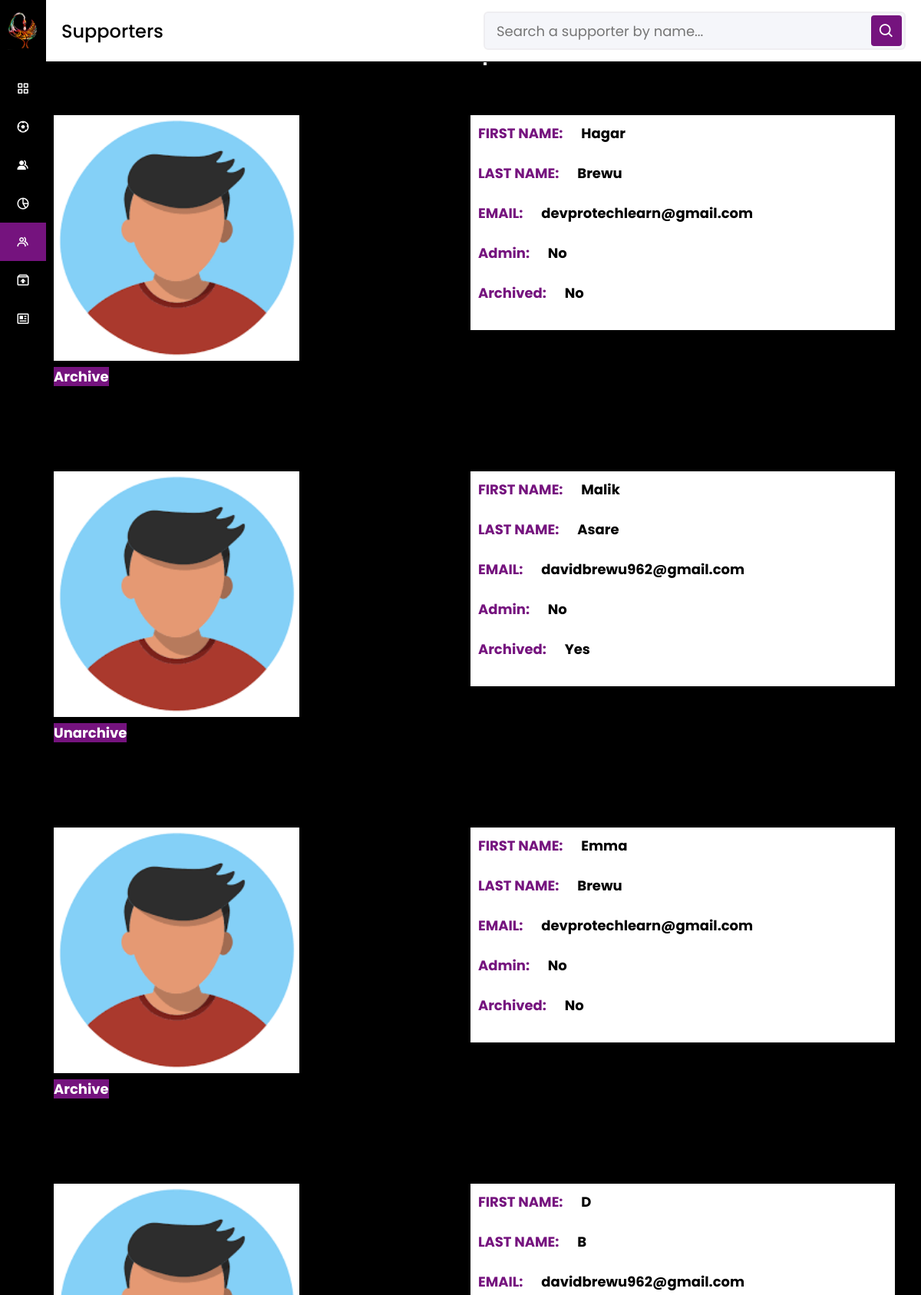
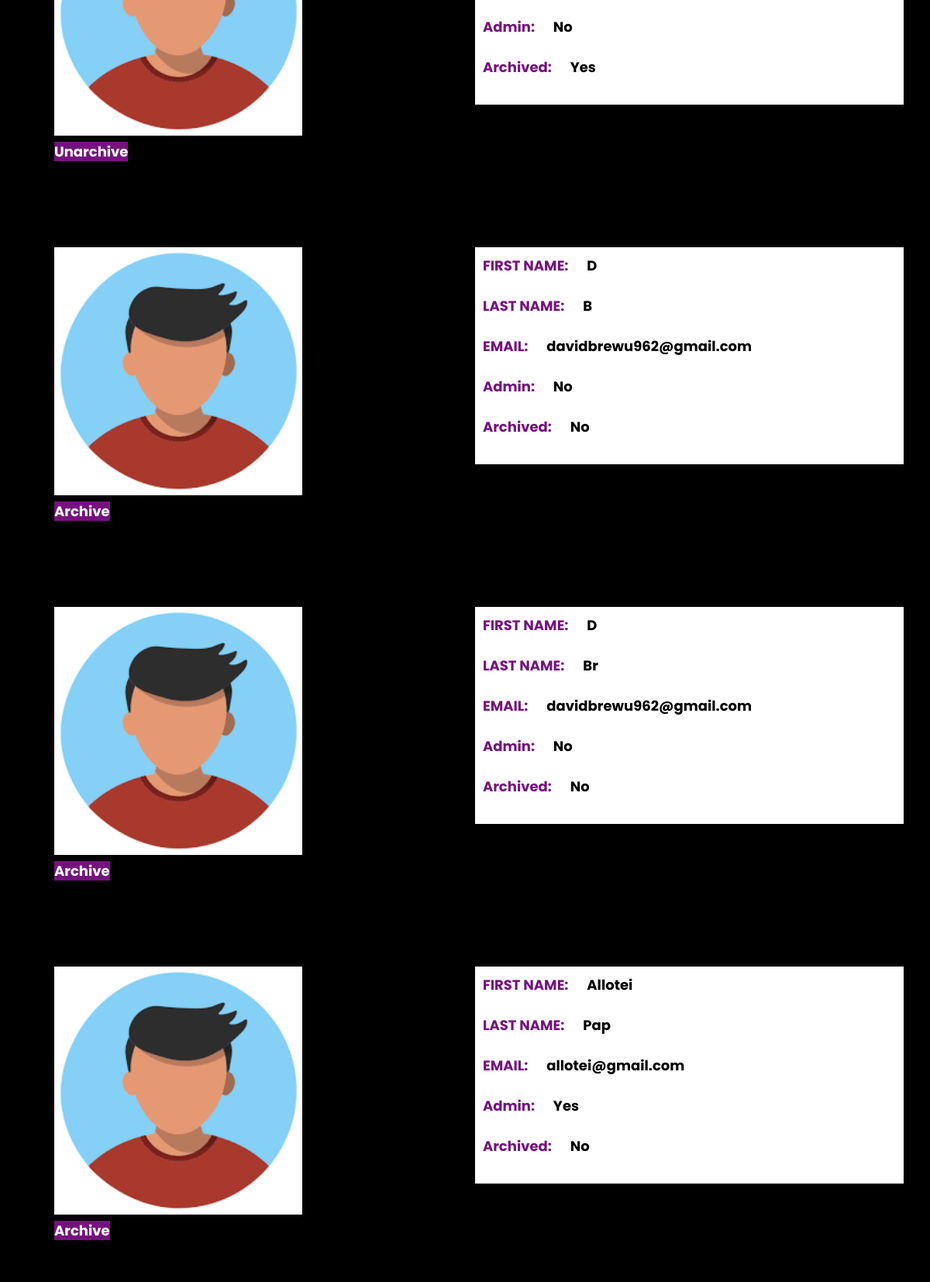
/admin/supporters_page.php (signed in, upper part), run on the app's committed database (2 pictures, top to bottom).
### tables this page shows
CREATE TABLE IF NOT EXISTS `supporters` (
  `id` int(11) NOT NULL AUTO_INCREMENT,
  `first_name` varchar(50) NOT NULL,
  `last_name` varchar(50) NOT NULL,
  `email` varchar(50) NOT NULL,
  `password` varchar(50) NOT NULL,
  `isAdmin` varchar(10) NOT NULL,
  `isArchive` varchar(10) NOT NULL,
  `default_avatar` varchar(100) NOT NULL,
  PRIMARY KEY (`id`)
);

### supporters/supporter_controller.php (called while the page is built, shortened)
<?php
include_once (dirname(__FILE__)).'/supporter_class.php';
function getSupporters(){
    $supporter = new Supporter;
    $runQuery = $supporter->getSupporters();
    if($runQuery){
        $supporters = array();
        while($record = $supporter->db_fetch()){
            $supporters[] = $record;
        }
        return $supporters;
    }else{
        return [];
    }
}
?>

### supporters/supporter_class.php (called while the page is built, shortened)
<?php
require_once (dirname(__FILE__)).'/../db_essentials/db_class.php';
class Supporter extends db_connection {
    public function getSupporters(){
        $sql = "SELECT * FROM `supporters`";
        return $this->db_query($sql);
    }
}
?>

### db_essentials/db_class.php (called while the page is built, shortened)
<?php
class db_connection
{
	public $db = null;
	public $results = null;
	function db_connect(){
		$this->db = mysqli_connect(servername,username,password,dbname);
		if (mysqli_connect_errno()) {
			return false;
		}else{
			return true;
		}
	}
	public function db_query($sqlQuery){
		$this->results = mysqli_query($this->db,$sqlQuery);
		if ($this->results == false) {
			return false;
		}else{
			return true;
		}
	}
	function db_fetch(){
		return mysqli_fetch_assoc($this->results);
	}
}
?>

### admin/supporters_page.php (the view, shortened to what this page needs)
<?php
include_once("./../supporters/supporter_controller.php");
?>
<!DOCTYPE html>
<html lang="en" dir="ltr">
<head>
    <link rel="stylesheet" href="./../css/adminPageCss.css">
    <link rel="stylesheet" href="./../css/player_CSS.css">
    <link href='https://unpkg.com/boxicons@2.0.7/css/boxicons.min.css' rel='stylesheet'>
</head>
<body>
    <div class="sidebar">
        <div class="logo-details">
            <img style="margin-left: 10px;" src="./../images/sankofa.jpg" height="50" width="50" alt="">
            <span style="margin-left: 20px;" class="logo_name">Sankofa FC</span>
        </div>
        <ul class="nav-links">
            <li>
                <a href="./dashboard.php">
                    <i class='bx bx-grid-alt'></i>
                    <span class="links_name">Dashboard</span>
                </a>
            </li>
            <li>
                <a href="./players_page.php?view=Player">
                    <i class='bx bx-football'></i>
                    <span class="links_name">Players</span>
                </a>
            </li>
            <li>
                <a href="./players_page.php?view=Technical Member">
                    <i class='bx bxs-group'></i>
                    <span class="links_name">Technical Team</span>
                </a>
            </li>
            <li>
                <a href="./players_page.php?view=Non-Technical Member">
                    <i class='bx bx-pie-chart-alt-2'></i>
                    <span class="links_name">Non-Technical Team</span>
                </a>
            </li>
            <li>
                <a href="./supporters_page.php" class="active">
                    <i class='bx bx-group'></i>
                    <span class="links_name">Supporters</span>
                </a>
            </li>
            <li>
                <a href="./players_page.php?view=archive">
                    <i class='bx bx-archive-out'></i>
                    <span class="links_name">Archieves</span>
                </a>
            </li>
            <li>
                <a href="./../club_news/club_news.php">
                    <i class='bx bx-news'></i>
                    <span class="links_name">Publish Club News</span>
                </a>
            </li>
        </ul>
    </div>
    <section class="home-section">
        <nav>
            <div class="sidebar-button">
                <span class="dashboard">Supporters</span>
            </div>
            <div class="search-box">
                <form class="search-box" action="./supporters_page.php">
                    <input type="text" placeholder="Search a supporter by name..." name="search" <?php if (isset($_GET['search'])) { ?> value=" <?php echo $_GET['search']; ?>" <?php } ?>>
                    <button type="submit"><i class='bx bx-search'></i></button>
                </form>
            </div>
        </nav><br>
        </nav><br>
        </nav><br>
        <?php
        if (isset($_GET['search']) && $_GET['search'] != NULL) {
            $_SESSION['search'] = $_GET['search'];
            $archived_Supporters = getSupporters();
            $count = 0;
            foreach ($archived_Supporters as $supporter) {
                $firstName = strtolower($supporter['first_name']);
                $lastName = strtolower($supporter['last_name']);
                $search = strtolower($_SESSION['search']);
                if (strpos($firstName, $search ) !== false || strpos($lastName, $search) !== false) {
                    $count = $count + 1;
                    $id = $supporter['id'];
        ?>
                    <div class="row">
                        <div class="column">
                            <img src="<?php echo $supporter["default_avatar"] ?>" style="margin-top: 45px;" height="320px" width="320px" alt="">
                            <?php
                            if ($supporter['isArchive'] == 'No') {
                            ?>
                                <div class="edit_archive2">
                                    <ul>
                                        <li id="cardName">
                                            <a id="more" href="<?php echo './../supporters/archive_supporter.php?job=archive&id=' . $id; ?>"> Archive</a>
                                        </li>
                                    </ul><br>
                                </div>
                            <?php
                            } elseif ($supporter['isArchive'] == 'Yes') {
                            ?>
                            <div class="edit_archive2">
                                    <ul>
                                        <li id="cardName">
                                            <a id="more" href="<?php echo './../supporters/archive_supporter.php?job=unarchive&id=' . $id; ?>"> Unarchive</a>
                                        </li>
                                    </ul><br>
                                </div>
                            <?php
                            }
                            ?>
                        </div><br>
                        <div style="background-color: white; margin-top:50px" class="column">
                            <ul>
                                <li id="cardName">FIRST NAME: </li>
                                <li id="cardValue"><?php echo $supporter["first_name"] ?></li>
                            </ul><br>
                            <ul>
                                <li id="cardName">LAST NAME: </li>
                                <li id="cardValue"><?php echo $supporter["last_name"] ?></li>
                            </ul><br>
                            <ul>
                                <li id="cardName">Email: </li>
                                <li id="cardValue"><?php echo $supporter["email"]; ?></li>
                            </ul><br>
                            <ul>
                                <li id="cardName">Admin: </li>
                                <li id="cardValue"><?php echo $supporter["isAdmin"] ?></li>
                            </ul><br>
                            <ul>
                                <li id="cardName">Archived: </li>
                                <li id="cardValue"><?php echo $supporter["isArchive"] ?></li>
                            </ul><br>
                        <?php
                    }
                        ?>
                        </div>
                    </div>
                <?php
            }
            if ($count == 0) {
                echo '<h2 style="color:white; text-align:center; margin-top:15%">No result matches your search</h2>';
            } else {
                echo '<h2 style="color:white; text-align:center; margin-top:5%">End of search results</h2>';
            }
        } else {
            $supporters = getSupporters();
            foreach ($supporters as $supporter) {
                $id = $supporter['id'];
                ?>
                    <div class="row">
                        <div class="column">
                            <img src="<?php echo $supporter["default_avatar"] ?>" style="margin-top: 45px;" height="320px" width="320px" alt="">
                            <?php
                            if ($supporter['isArchive'] == 'No') {
                            ?>
                                <div class="edit_archive2">
                                    <ul>
                                        <li id="cardName">
                                            <a id="more" href="<?php echo './../supporters/archive_supporter.php?job=archive&id=' . $id; ?>"> Archive</a>
                                        </li>
                                    </ul><br>
                                </div>
                            <?php
                            } elseif ($supporter['isArchive'] == 'Yes') {
                            ?>
                            <div class="edit_archive2">
                                    <ul>
                                        <li id="cardName">
                                            <a id="more" href="<?php echo './../supporters/archive_supporter.php?job=unarchive&id=' . $id; ?>"> Unarchive</a>
                                        </li>
                                    </ul><br>
                                </div>
                            <?php
                            }
                            ?>
                        </div><br>
                        <div style="background-color: white; margin-top:50px" class="column">
                            <ul>
                                <li id="cardName">FIRST NAME: </li>
                                <li id="cardValue"><?php echo $supporter["first_name"] ?></li>
                            </ul><br>
                            <ul>
                                <li id="cardName">LAST NAME: </li>
                                <li id="cardValue"><?php echo $supporter["last_name"] ?></li>
                            </ul><br>
                            <ul>
                                <li id="cardName">EMAIL: </li>
                                <li id="cardValue"><?php echo $supporter["email"]; ?></li>
                            </ul><br>
                            <ul>
                                <li id="cardName">Admin: </li>
                                <li id="cardValue"><?php echo $supporter["isAdmin"] ?></li>
                            </ul><br>
                            <ul>
                                <li id="cardName">Archived: </li>
                                <li id="cardValue"><?php echo  $supporter["isArchive"] ?></li>
                            </ul><br>
                        </div>
                    </div>
            <?php }
        } ?>
    </section>
</body>
</html>

### css/adminPageCss.css (style rules this page uses)
* { margin: 0; padding: 0; box-sizing: border-box; font-family: 'Poppins', sans-serif; }
.column { float: left; width: 48.5%; padding: 10px; margin-top: 20px; }
#more { text-align: center; width: 100px; background-color:#75137e; font-weight: bold; color: white; height: 40; font-size: 1.2vw; }
#cardName { font-size: 1.5vw; font-weight: bold; display: inline; color:#75137e; }
#cardValue { font-size: 1.5vw; display: inline; margin-left: 20px; color:black; font-weight: bold; }
.row:after { content: ""; display: table; clear: both; }
.sidebar { position: fixed; height: 100%; width: 240px; background: black; transition: all 0.5s ease; }
.sidebar .logo-details { height: 80px; display: flex; align-items: center; }
.sidebar .logo-details .logo_name { color: #fff; font-size: 24px; font-weight: 500; }
.sidebar .nav-links { margin-top: 10px; }
.sidebar .nav-links li { position: relative; list-style: none; height: 50px; }
.sidebar .nav-links li a { height: 100%; width: 100%; display: flex; align-items: center; text-decoration: none; transition: all 0.4s ease; }
.sidebar .nav-links li a.active { background: #75137e; }
.sidebar .nav-links li i { min-width: 60px; text-align: center; font-size: 18px; color: #fff; }
.sidebar .nav-links li a .links_name { color: #fff; font-size: 15px; font-weight: 400; white-space: nowrap; }
.home-section { position: relative; background: black; min-height: 100vh; width: calc(100% - 240px); left: 240px; transition: all 0.5s ease; }
.home-section nav { display: flex; justify-content: space-between; height: 80px; background: #fff; display: flex; align-items: center; position: fixed; width: calc(100% - 240px); left: 240px; z-index: 100; padding: 0 20px; box-shadow: 0 1px 1px rgba(0, 0, 0, 0.1); transition: all 0.5s ease; }
.home-section nav .sidebar-button { display: flex; align-items: center; font-size: 24px; font-weight: 500; }
.home-section nav .search-box { position: relative; height: 50px; max-width: 550px; width: 100%; margin: 0 20px; }
nav .search-box input { height: 100%; width: 100%; outline: none; background: #F5F6FA; border: 2px solid #EFEEF1; border-radius: 6px; font-size: 18px; padding: 0 15px; }
nav .search-box .bx-search { position: absolute; height: 40px; width: 40px; background: #75137e; right: 5px; top: 50%; transform: translateY(-50%); border-radius: 4px; line-height: 40px; text-align: center; color: #fff; font-size: 22px; transition: all 0.4 ease; }
@media (max-width: 1240px) { .sidebar { width: 60px; } }
@media (max-width: 1240px) { .home-section { width: calc(100% - 60px); left: 60px; } }
@media (max-width: 1240px) { .home-section nav { width: calc(100% - 60px); left: 60px; } }

### css/player_CSS.css (style rules this page uses)
body { background-color: black; }
#more { text-align: center; width: 100px; background-color:#75137e; font-weight: bold; color: white; height: 40px; font-size: 1.5vw; text-decoration: none; }
.edit_archive2 { margin-right: 25%; background-color: black; }
.row:after { content: ""; display: table; clear: both; background-color: black; }
.column { float: left; width: 48.5%; padding: 10px; margin-top: 20px; background-color: black; }
#cardValue { font-size: 1.5vw; display: inline; margin-left: 20px; color:black; font-weight: bold; }
#cardName { font-size: 1.5vw; font-weight: bold; display: inline; color:#75137e; }

### data on the page
supporters: default_avatar (placeholder picture), first_name "Hagar", last_name "Brewu", email "devprotechlearn@gmail.com", isAdmin "No", isArchive "No"
supporters: default_avatar (placeholder picture), first_name "Malik", last_name "Asare", email "davidbrewu962@gmail.com", isAdmin "No", isArchive "Yes"
supporters: default_avatar (placeholder picture), first_name "Emma", last_name "Brewu", email "devprotechlearn@gmail.com", isAdmin "No", isArchive "No"
supporters: default_avatar (placeholder picture), first_name "D", last_name "B", email "davidbrewu962@gmail.com", isAdmin "No", isArchive "Yes"
supporters: default_avatar (placeholder picture), first_name "D", last_name "B", email "davidbrewu962@gmail.com", isAdmin "No", isArchive "No"
supporters: default_avatar (placeholder picture), first_name "D", last_name "Br", email "davidbrewu962@gmail.com", isAdmin "No", isArchive "No"
supporters: default_avatar (placeholder picture), first_name "Allotei", last_name "Pap", email "allotei@gmail.com", isAdmin "Yes", isArchive "No"
